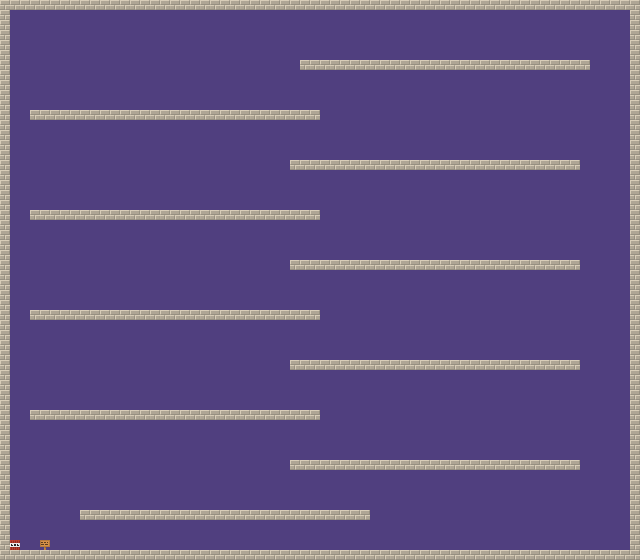

Tiled map render using the project's own tile images. Description and the map definition, with tile-layer contents summarised, below:
An orthogonal 64x56 tile map with 10x10 px tiles, 2 tile layers (Background, Walls).

<map height="56" orientation="orthogonal" tileheight="10" tilewidth="10" version="1.0" width="64"><properties><property name="blended tiles" value="4,5,6,7,27,28,30" /></properties>
 <tileset firstgid="1" name="Walls" tileheight="10" tilewidth="10">
  <image height="256" source="walls.png" width="256" />
 </tileset>
 <layer height="56" name="Background" width="64">
  <data>[3584 cells, 3584 non-empty, 1 distinct tile ids]</data>
 </layer>
 <layer height="56" name="Walls" width="64">
  <data>[3584 cells, 528 non-empty, 3 distinct tile ids]</data>
 </layer>
</map>
